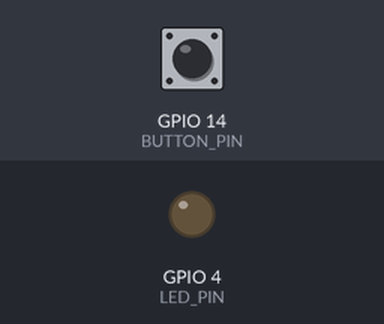
The sketch below on a simulated ESP32. Parts: output pins drawn as LEDs (lit = HIGH). Inputs (shaded band) come from the test bench; at power-on: GPIO 14 (BUTTON_PIN) HIGH.

Above: at 1.2 s.
1.3 s: GPIO 14 (BUTTON_PIN) pulled LOW for 0.15 s
At 1.37 s:
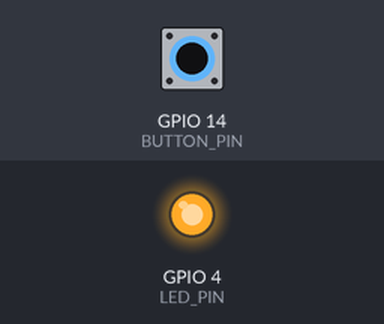
2.9 s: GPIO 14 (BUTTON_PIN) pulled LOW for 3.2 s
At 6.8 s:
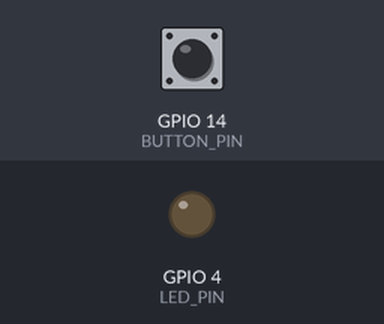
Timing chart, 0 to 8.3 s (numbered marks = the images above; inputs shaded):
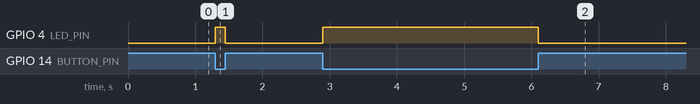

Measured:
- after the input at 1.3 s, GPIO 4 (LED_PIN): LOW → HIGH at once, → LOW 0.15 s later
- after the input at 2.9 s, GPIO 4 (LED_PIN): LOW → HIGH at once, → LOW 3.2 s later

The sketch:

button_snapshot.ino
```cpp
#include "esp_camera.h"
#include "FS.h"
#include "SD_MMC.h"
#include "esp_timer.h"
#include "img_converters.h"
#include "Arduino.h"

#define BUTTON_PIN 14
#define LED_PIN 4

// Function to capture a photo
void capturePhoto() {
  camera_fb_t * fb = esp_camera_fb_get();
  if (!fb) {
    Serial.println("Camera capture failed");
    return;
  }

  // Optional: Save to SPIFFS/SD or stream
  Serial.printf("Captured image: %dx%d, %d bytes\n", fb->width, fb->height, fb->len);

  // Release the buffer
  esp_camera_fb_return(fb);
}
bool lastButtonState = HIGH;
unsigned long lastDebounceTime = 0;
const unsigned long debounceDelay = 50;

void setup() {
  Serial.begin(115200);
  pinMode(BUTTON_PIN, INPUT_PULLUP);
  pinMode(LED_PIN, OUTPUT);
}

void loop() {
  int reading = digitalRead(BUTTON_PIN);

  if (reading != lastButtonState) {
    lastDebounceTime = millis();
  }

  if ((millis() - lastDebounceTime) > debounceDelay) {
    if (reading == LOW && lastButtonState == HIGH) {
      // Button just pressed
      digitalWrite(LED_PIN, !digitalRead(LED_PIN)); // Toggle LED for feedback
      Serial.println("Button pressed — taking photo...");
      capturePhoto();
    }
  }

  lastButtonState = reading;
  digitalWrite(LED_PIN, lastButtonState == LOW ? HIGH : LOW); // On when pressed

}
```
